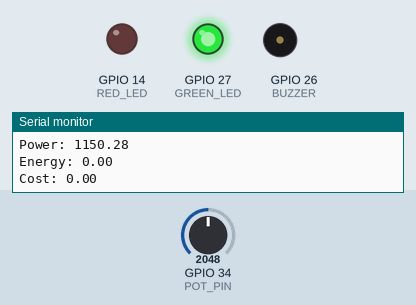
The program below on a simulated ESP32. On the bench: output pins drawn as LEDs (lit = HIGH), buzzer (waves = sounding, pin HIGH), the last lines printed to the serial monitor. The inputs (shaded band) are chosen by the test bench; at power-on: GPIO 34 (POT_PIN) = 2048.

Above: at 1.8 s.
1.9 s: GPIO 34 (POT_PIN) set to 2637
3.4 s: GPIO 34 (POT_PIN) set to 2734
At 5.0 s:
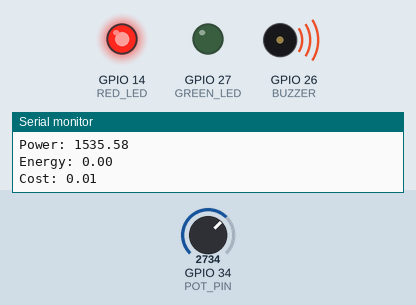
5.5 s: GPIO 34 (POT_PIN) set to 2047
At 6.7 s:
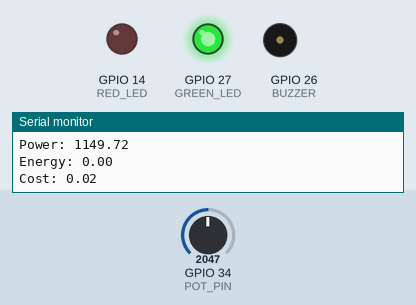
7.5 s: GPIO 34 (POT_PIN) set to 2866
At 8.4 s:
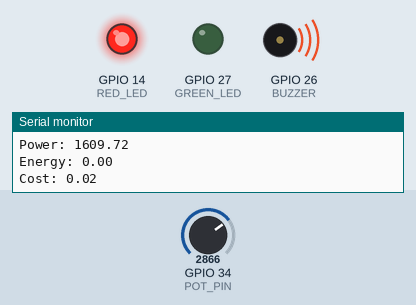
Timing chart, 0 to 10.5 s (numbered marks = the images above; inputs shaded):
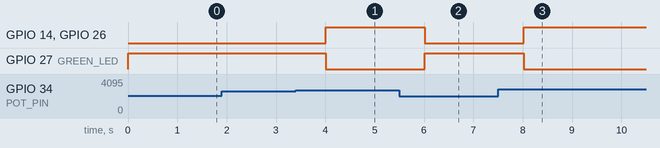

Measured:
- the behaviour switches between 2670 and 2671 on GPIO 34 (POT_PIN) (found by bisection; images 0 and 1)
- after the input at 3.4 s, GPIO 14 (RED_LED), GPIO 26 (BUZZER): LOW → HIGH after 0.61 s; GPIO 27 (GREEN_LED): HIGH → LOW after 0.61 s
- after the input at 5.5 s, GPIO 14 (RED_LED), GPIO 26 (BUZZER): HIGH → LOW after 0.52 s; GPIO 27 (GREEN_LED): LOW → HIGH after 0.52 s
- after the input at 7.5 s, GPIO 14 (RED_LED), GPIO 26 (BUZZER): LOW → HIGH after 0.52 s; GPIO 27 (GREEN_LED): HIGH → LOW after 0.52 s

The program:

main.cpp
```cpp
#include <Arduino.h>

#define POT_PIN 34

#define GREEN_LED 27
#define RED_LED 14
#define BUZZER 26

float voltage = 230.0;
float energy = 0.0;
float tariff = 8.0;

unsigned long previousMillis;

void setup() {

  Serial.begin(115200);

  pinMode(GREEN_LED, OUTPUT);
  pinMode(RED_LED, OUTPUT);
  pinMode(BUZZER, OUTPUT);

  previousMillis = millis();

  Serial.println("SMART HOME ENERGY MONITOR");
}

void loop() {

  int raw = analogRead(POT_PIN);

  float current = (raw / 4095.0) * 10.0;

  float power = voltage * current;

  unsigned long currentMillis = millis();

  float hours =
      (currentMillis - previousMillis)
      / 3600000.0;

  energy += (power / 1000.0) * hours;

  previousMillis = currentMillis;

  float cost = energy * tariff;

  if(power > 1500){

    digitalWrite(RED_LED,HIGH);
    digitalWrite(GREEN_LED,LOW);
    digitalWrite(BUZZER,HIGH);

  } else {

    digitalWrite(RED_LED,LOW);
    digitalWrite(GREEN_LED,HIGH);
    digitalWrite(BUZZER,LOW);
  }

  Serial.println("----------------");

  Serial.print("Voltage: ");
  Serial.println(voltage);

  Serial.print("Current: ");
  Serial.println(current);

  Serial.print("Power: ");
  Serial.println(power);

  Serial.print("Energy: ");
  Serial.println(energy);

  Serial.print("Cost: ");
  Serial.println(cost);

  delay(1000);
}
```
